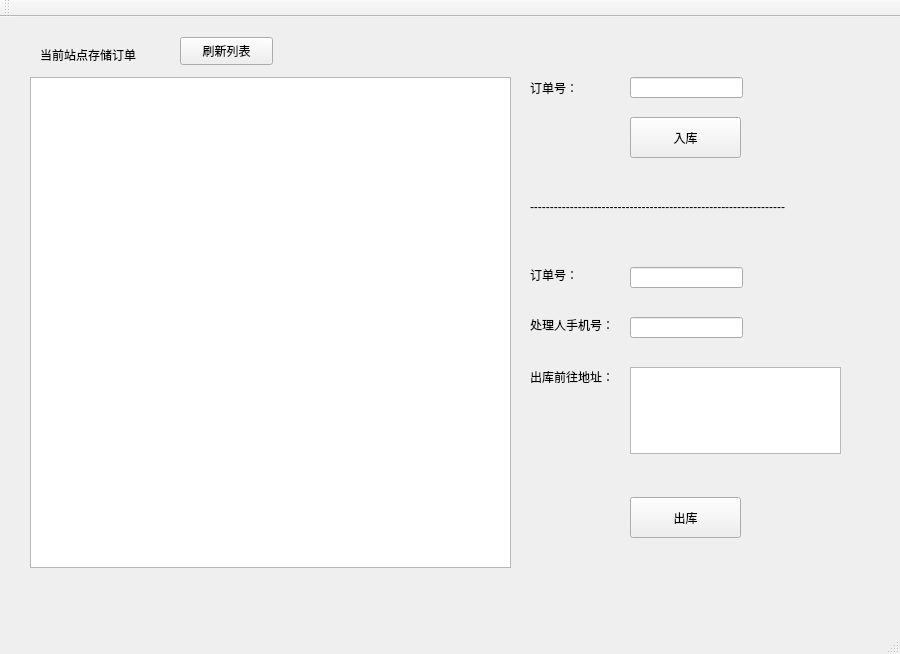
<?xml version="1.0" encoding="UTF-8"?>
<ui version="4.0">
 <class>StationerMainWindow</class>
 <widget class="QMainWindow" name="StationerMainWindow">
  <property name="geometry">
   <rect>
    <x>0</x>
    <y>0</y>
    <width>900</width>
    <height>654</height>
   </rect>
  </property>
  <property name="windowTitle">
   <string>StationerMainWindow</string>
  </property>
  <widget class="QWidget" name="centralWidget">
   <widget class="QTableView" name="tableView">
    <property name="geometry">
     <rect>
      <x>30</x>
      <y>60</y>
      <width>481</width>
      <height>491</height>
     </rect>
    </property>
   </widget>
   <widget class="QLineEdit" name="lineEdit">
    <property name="geometry">
     <rect>
      <x>630</x>
      <y>60</y>
      <width>113</width>
      <height>21</height>
     </rect>
    </property>
   </widget>
   <widget class="QPushButton" name="pushButton">
    <property name="geometry">
     <rect>
      <x>630</x>
      <y>100</y>
      <width>111</width>
      <height>41</height>
     </rect>
    </property>
    <property name="text">
     <string>入库</string>
    </property>
   </widget>
   <widget class="QPushButton" name="pushButton_2">
    <property name="geometry">
     <rect>
      <x>630</x>
      <y>480</y>
      <width>111</width>
      <height>41</height>
     </rect>
    </property>
    <property name="text">
     <string>出库</string>
    </property>
   </widget>
   <widget class="QLabel" name="label">
    <property name="geometry">
     <rect>
      <x>530</x>
      <y>60</y>
      <width>72</width>
      <height>21</height>
     </rect>
    </property>
    <property name="text">
     <string>订单号：</string>
    </property>
   </widget>
   <widget class="QLineEdit" name="lineEdit_2">
    <property name="geometry">
     <rect>
      <x>630</x>
      <y>250</y>
      <width>113</width>
      <height>21</height>
     </rect>
    </property>
   </widget>
   <widget class="QLabel" name="label_2">
    <property name="geometry">
     <rect>
      <x>530</x>
      <y>250</y>
      <width>72</width>
      <height>15</height>
     </rect>
    </property>
    <property name="text">
     <string>订单号：</string>
    </property>
   </widget>
   <widget class="QLineEdit" name="lineEdit_3">
    <property name="geometry">
     <rect>
      <x>630</x>
      <y>300</y>
      <width>113</width>
      <height>21</height>
     </rect>
    </property>
    <property name="readOnly">
     <bool>true</bool>
    </property>
   </widget>
   <widget class="QLabel" name="label_3">
    <property name="geometry">
     <rect>
      <x>530</x>
      <y>300</y>
      <width>101</width>
      <height>16</height>
     </rect>
    </property>
    <property name="text">
     <string>处理人手机号：</string>
    </property>
   </widget>
   <widget class="QLabel" name="label_4">
    <property name="geometry">
     <rect>
      <x>40</x>
      <y>30</y>
      <width>121</width>
      <height>16</height>
     </rect>
    </property>
    <property name="text">
     <string>当前站点存储订单</string>
    </property>
   </widget>
   <widget class="QPlainTextEdit" name="plainTextEdit">
    <property name="geometry">
     <rect>
      <x>630</x>
      <y>350</y>
      <width>211</width>
      <height>87</height>
     </rect>
    </property>
   </widget>
   <widget class="QLabel" name="label_5">
    <property name="geometry">
     <rect>
      <x>530</x>
      <y>350</y>
      <width>101</width>
      <height>20</height>
     </rect>
    </property>
    <property name="text">
     <string>出库前往地址：</string>
    </property>
   </widget>
   <widget class="QLabel" name="label_6">
    <property name="geometry">
     <rect>
      <x>530</x>
      <y>180</y>
      <width>361</width>
      <height>20</height>
     </rect>
    </property>
    <property name="text">
     <string>----------------------------------------------------------------</string>
    </property>
   </widget>
   <widget class="QPushButton" name="pushButton_3">
    <property name="geometry">
     <rect>
      <x>180</x>
      <y>20</y>
      <width>93</width>
      <height>28</height>
     </rect>
    </property>
    <property name="text">
     <string>刷新列表</string>
    </property>
   </widget>
  </widget>
  <widget class="QMenuBar" name="menuBar">
   <property name="geometry">
    <rect>
     <x>0</x>
     <y>0</y>
     <width>900</width>
     <height>26</height>
    </rect>
   </property>
  </widget>
  <widget class="QToolBar" name="mainToolBar">
   <attribute name="toolBarArea">
    <enum>TopToolBarArea</enum>
   </attribute>
   <attribute name="toolBarBreak">
    <bool>false</bool>
   </attribute>
  </widget>
  <widget class="QStatusBar" name="statusBar"/>
 </widget>
 <layoutdefault spacing="6" margin="11"/>
 <resources/>
 <connections/>
</ui>
